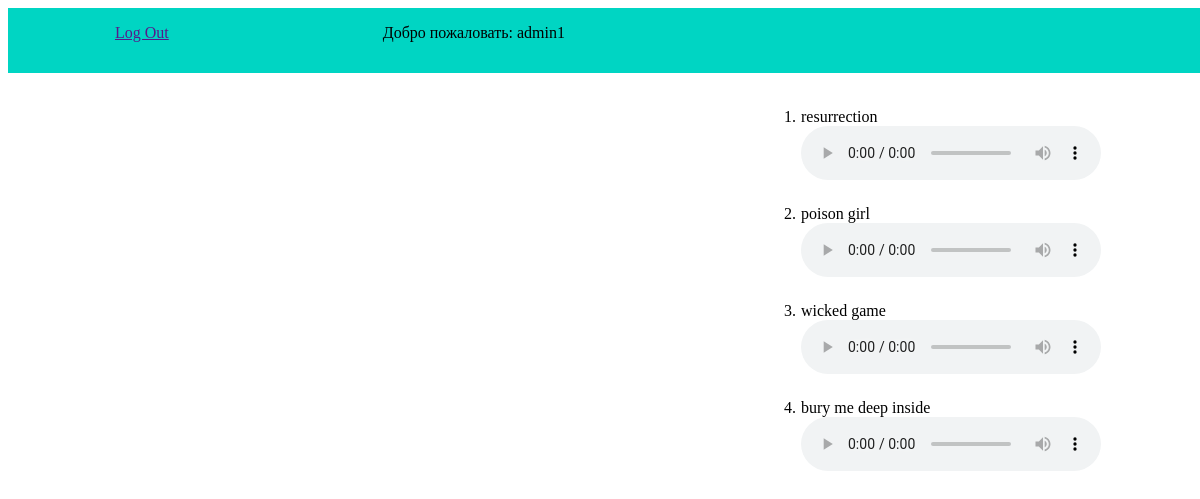
/playlists/current/album/7 (signed in), run on the app's committed database.
### playlists/models.py (models this page shows, shortened)
class Song(models.Model):
    song = models.FileField(upload_to='songs')
    image = models.ImageField(upload_to='songs_images',blank=True)
    name = models.CharField('название',max_length=150)
    singer = models.ForeignKey(Singer,verbose_name='исполнитель',on_delete=models.CASCADE,null=True,blank=True)
    album = models.ManyToManyField(Album,verbose_name='альбом',null=True,blank=True)
    playlist = models.ManyToManyField(Playlist,verbose_name='плейлист',null=True, blank=True)
    def __str__(self):
        return '{0} {1} {2}' .format(self.name,self.song,self.singer)
    class Meta:
        verbose_name = 'Песня'
        verbose_name_plural = 'Песни'

### playlists/views.py (the view)
# urls.py: path("current/album/<int:pk>",CurrentAlbumView.as_view()),
class CurrentAlbumView(DetailView):
    model = Album
    template_name = 'playlist/album_detail.html'
    def get_context_data(self, **kwargs,):
        context = super().get_context_data(**kwargs)
        current_album = Album.objects.get(id=self.kwargs.get('pk'))
        query_set = current_album.song_set.all()
        print('songs ', query_set)
        print('current_album  ', current_album)
        print('current_album  ', current_album.image)
        context['query_set'] = query_set
        return context

### playlists/models.py (called while the page is built)
    def __str__(self):
        return '{0} '.format(self.name)

    def __str__(self):
        return '{0} {1} {2} {3}' .format(self.id,self.name,self.singer,self.year)

### templates/playlist/album_detail.html (shortened to what this page needs)
<!DOCTYPE html>
<html lang="en">
<head>
    {% load static %}
    <link rel="stylesheet" type="text/css" href="{% static '/users/css/album_detail.css' %}">
</head>
<body>
{% if user.is_authenticated %}
    <div class="header">
        <div class="container">
            <div class="auth"><p><a href="">Log Out</a></p>
            </div>
            <p>Добро пожаловать: {{ user.username }}</p>
        <div class="music">
            {% for song in query_set %}
            <div class="song">
                 <div class="counter">
                     {{ forloop.counter }}.
                 </div>
                <div class="audio">
                    <span> {{ song.name }}</span>
                    <audio class="music-item" controls>
                        <source src="{{ song.song.url }}" type="audio/mpeg">
                    </audio>
                </div>
            </div>
            {% endfor %}
        </div>
        </div>
    </div>
 {% endif %}
</body>
</html>

### static/users/css/album_detail.css (style rules this page uses)
* { box-sizing: border-box; }
.header { height: 65px; width: 1200px; margin: 0 auto; z-index: 10; background: #00d5c3; }
.container { width: 1200px; margin: 0 auto; display: flex; justify-content: space-around; }
.music { margin-top: 100px; }
.music-item { margin-bottom: 25px; }
.song { display: flex; }
.audio { display: flex; flex-direction: column; }
.counter { margin: 0 5px; }

### data on the page
Song: name "resurrection"
Song: name "poison girl"
Song: name "wicked game"
Song: name "bury me deep inside"

### other printed values
{{ user.username }} "admin1"
